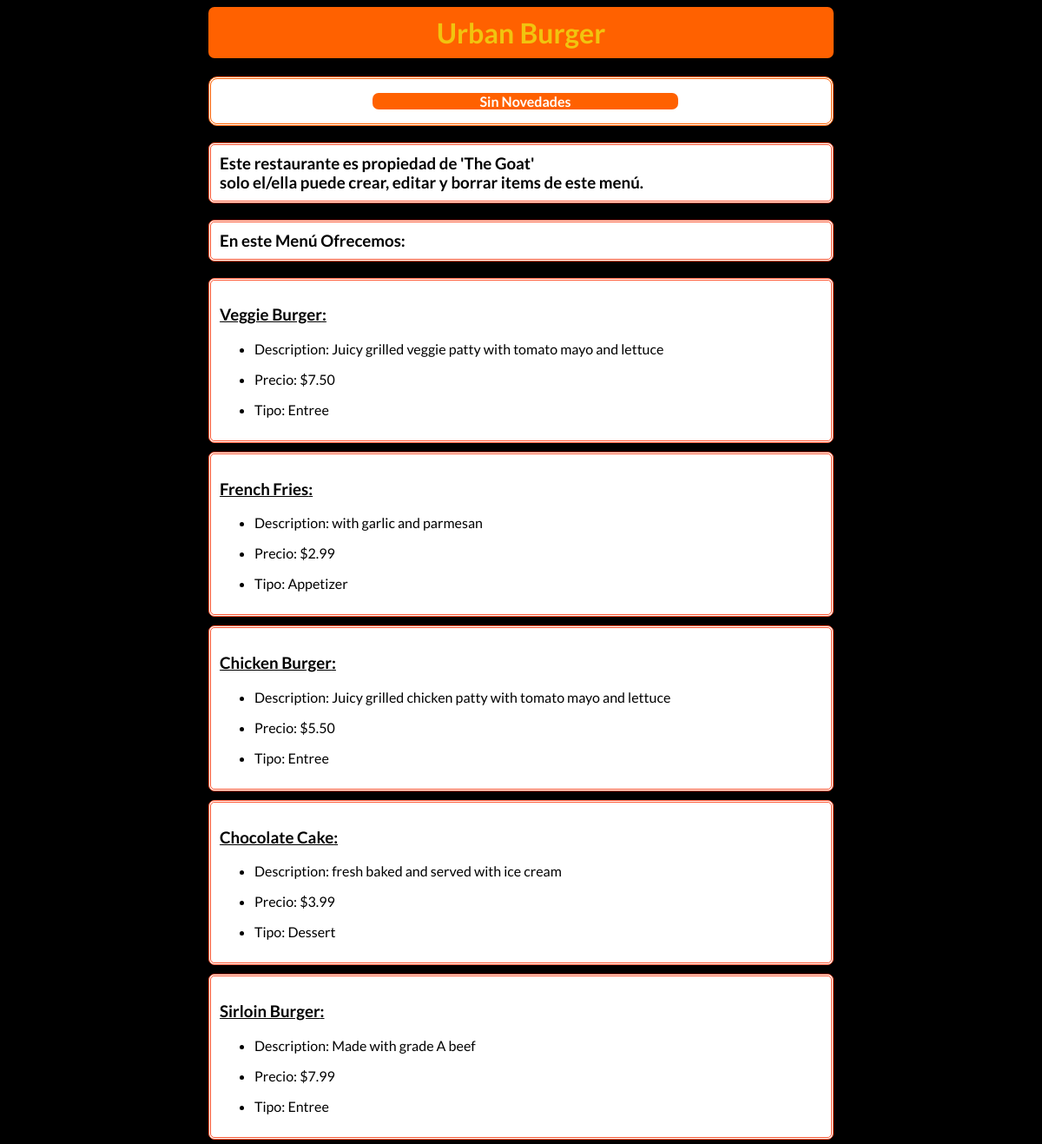
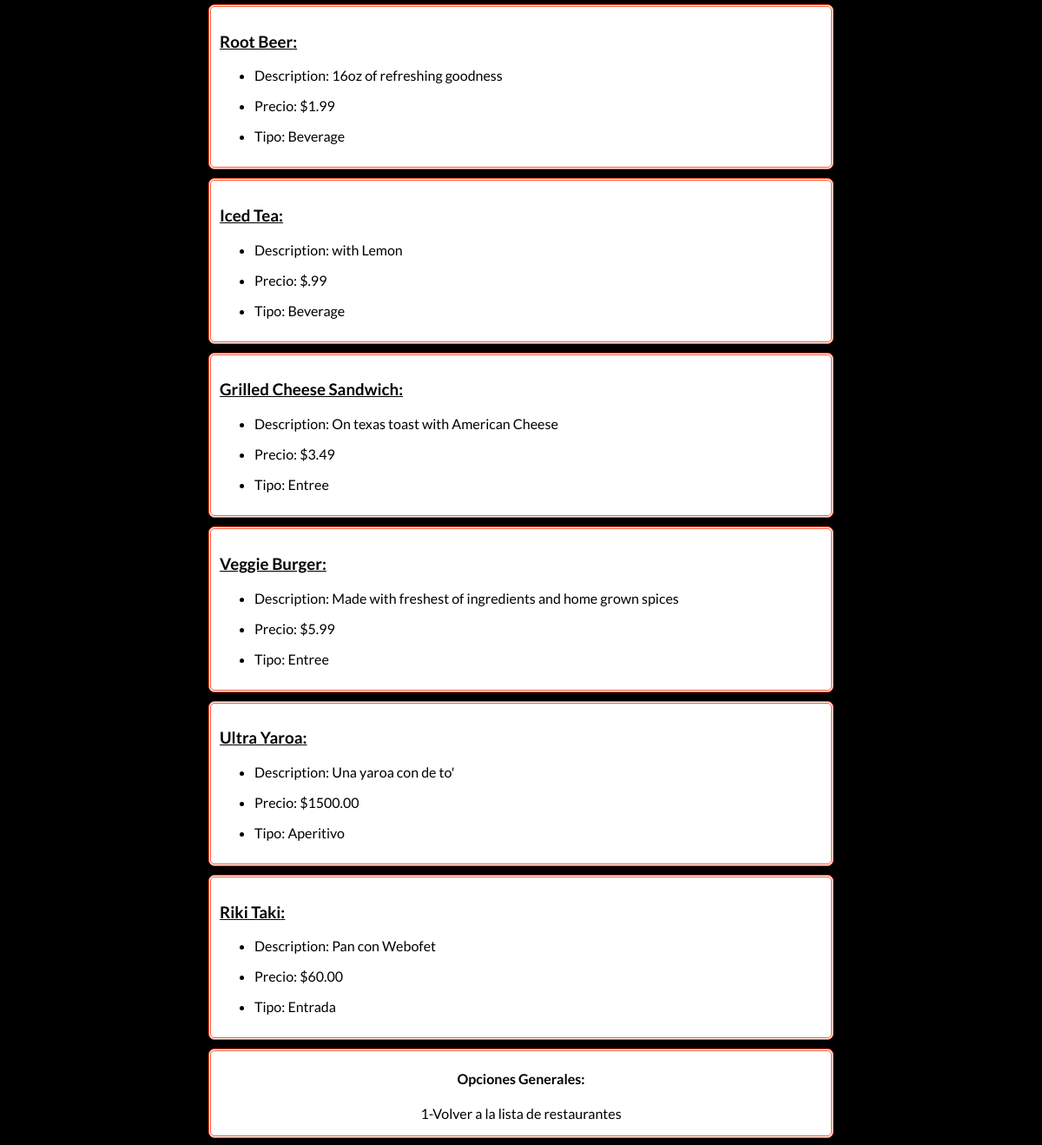
Page /restaurants/1/ on the committed database (2 pictures, top to bottom).
### database_setup_2.py (models this page shows, shortened)
class Restaurant(Base):
    __tablename__ = 'restaurant'
    id = Column(Integer, primary_key=True)
    name = Column(String(250), nullable=False)
    user_id = Column(Integer, ForeignKey('user.id'))
    user = relationship(User)#Define la conexion con la tabla User.

class User(Base):
    __tablename__ = 'user'
    id = Column(Integer, primary_key=True)
    name = Column(String(250), nullable=False)
    email = Column(String(250), nullable=False)
    picture_url = Column(String(250))

class MenuItem(Base):
    __tablename__ = 'menu_item'
    name = Column(String(80), nullable=False)
    id = Column(Integer, primary_key=True)
    description = Column(String(250))
    price = Column(String(8))
    course = Column(String(250))
    restaurant_id = Column(Integer, ForeignKey('restaurant.id'))
    restaurant = relationship(Restaurant)
    user_id = Column(Integer, ForeignKey('user.id'))
    user = relationship(User)

### project.py (the view)
@app.route("/restaurants/<int:restaurant_id>/")#Con esta url estoy espesificando que el segundo elemento es un entero que corresponderá a el id de rest.
def restaurant_menu(restaurant_id):#Aqui se está resiviendo como argumento la segunda parte de la url.
	restaurant = session.query(Restaurant).filter_by(id = restaurant_id).one()#Se puede hacer con ".get()""
	items = session.query(MenuItem).filter_by(restaurant_id = restaurant.id)#SELECT de los items del menu de el primer rest.
	items = list(items)#Con esto funcionará el "if" que hay en la template.
	if items == []:
		flash("Este menú está vacío")
	owner_name = session.query(User).filter_by(id = restaurant.user_id).one().name
	is_allowed = login_session.get('user_id') == 1 or login_session.get('user_id') == restaurant.user_id#Para evitar tener que hacer esta comparación en el frontend.
	return render_template("menu.html", restaurant = restaurant, items = items, is_allowed = is_allowed, owner_name = owner_name)

### templates/menu.html (shortened to what this page needs)
<html>
	<head>
		<link rel="stylesheet" type="text/css" href="{{url_for('static', filename = 'stylo_menu_rest.css')}}">
	</head>
	<body>
		<div id ="cabecera">
			<center>
				<h1>{{restaurant.name}}</h1>
			</center>
		</div>
		<div id = flashed>
		{% with messages = get_flashed_messages() %}
			{% if messages %}
				<h3 id = innerNov>Novedades: </h3>
				<ul>
					{% for m in messages %}
						<li>
							 {{m}}
						</li>
					{% endfor %}
				</ul>
			{% else %}
				<center>
					 <p id = "innerP"> <b>Sin Novedades</b> </p>
				</center>
			{% endif %}
		{% endwith %}
		</div>
		<div>
			{% if is_allowed %}
				<h3 id="linkcrear">
					<a href = "{{url_for('new_menu_item', restaurant_id = restaurant.id) }}"> Crear Nuevo Item </a>
				</h3>
			{% else %}
				<h3 id="linkcrear">
					Este restaurante es propiedad de '{{owner_name}}' <br>solo el/ella puede crear, editar y borrar items de este menú.
				</h3>
			{% endif %}
		</div>
		{% if items %}
		<div>
			<h3 id="linkcrear">
				En este Menú Ofrecemos:
			</h3>
		</div>
			{% for i in items %}
			<div class="listdiv">
				<h3> <u> {{i.name}}: </u> </h3>
				<ul>
					<li> <p>Description:  {{i.description}}</p> </li>
					<li> <p> Precio: {{i.price}} </p> </li>
					<li> <p> Tipo: {{ i.course }} </p> </li>
				</ul>
			</div>
			{% endfor %}
		{% else %}
			<h2 id = "emptymenu"> Atención: <br>El menú de este restaurante no tiene nigun item, pulse el link de aca arriba para agregar uno. </h2>
		{% endif %}
		<footer>
			<center>
				<p>
					{% if items %}
						<h4>Opciones Generales:</h4>
						{%if is_allowed %}
							1-<a href="{{url_for('show_restaurants')}}">Volver a la lista de restaurantes</a>,
							2-<a href="{{url_for('restaurant_menu_JOSONs', restaurant_id = restaurant.id)}}">Ver JSONs de los items de este menú</a>,
							3-<a href="{{ url_for('delete_all', restaurant_id = restaurant.id)}}"> Borrar Todos los items del menú </a>
						{%else%}
							1-<a href="{{url_for('show_restaurants')}}">Volver a la lista de restaurantes</a>
						{% endif %}
					{% else %}
						Opciones Generales:<br>
						1-<a href="{{url_for('show_restaurants')}}">Volver a la lista de restaurantes</a>
					{% endif %}
				</p>
			</center>
		</footer>
	</body>
</html>

### static/stylo_menu_rest.css (style rules this page uses)
html { font-family: 'Lato', sans-serif; }
body { background-color: black; width: 60%; margin-left: 20%; }
h1 { color: #F1C40F; border-radius: 7px; border-width: 3px; background-color: #FF6100; padding: 10px; }
#flashed { background-color:white; border-radius: 10px; padding-left: 10px; border-style: double; border-color: #FF6100; color: black; }
#innerP { color: white; border-radius: 7px; background-color: #FF6100; width: 50%; }
a { transition: color 0.5s linear; color: black; text-decoration: none; }
#linkcrear { background-color: white; border-style: double; border-color: #FF5733; border-radius: 7px; padding: 10px; color: black; }
.listdiv { color: black; border-style: double; border-color: #FF5733; border-radius: 7px; background-color: white; padding: 10px; margin-bottom: 10px; }
footer { color: black; border-style: double; border-color: #FF5733; border-radius: 7px; background-color: white; }

### rows in the picture
Restaurant: name "Urban Burger"
User: name "The Goat"
MenuItem: name "Veggie Burger", description "Juicy grilled veggie patty with tomato mayo and lettuce", price "$7.50", course "Entree"
MenuItem: name "French Fries", description "with garlic and parmesan", price "$2.99", course "Appetizer"
MenuItem: name "Chicken Burger", description "Juicy grilled chicken patty with tomato mayo and lettuce", price "$5.50", course "Entree"
MenuItem: name "Chocolate Cake", description "fresh baked and served with ice cream", price "$3.99", course "Dessert"
MenuItem: name "Sirloin Burger", description "Made with grade A beef", price "$7.99", course "Entree"
MenuItem: name "Root Beer", description "16oz of refreshing goodness", price "$1.99", course "Beverage"
MenuItem: name "Iced Tea", description "with Lemon", price "$.99", course "Beverage"
MenuItem: name "Grilled Cheese Sandwich", description "On texas toast with American Cheese", price "$3.49", course "Entree"
MenuItem: name "Veggie Burger", description "Made with freshest of ingredients and home grown spices", price "$5.99", course "Entree"
MenuItem: name "Ultra Yaroa", description "Una yaroa con de to'", price "$1500.00", course "Aperitivo"
MenuItem: name "Riki Taki", description "Pan con Webofet", price "$60.00", course "Entrada"
